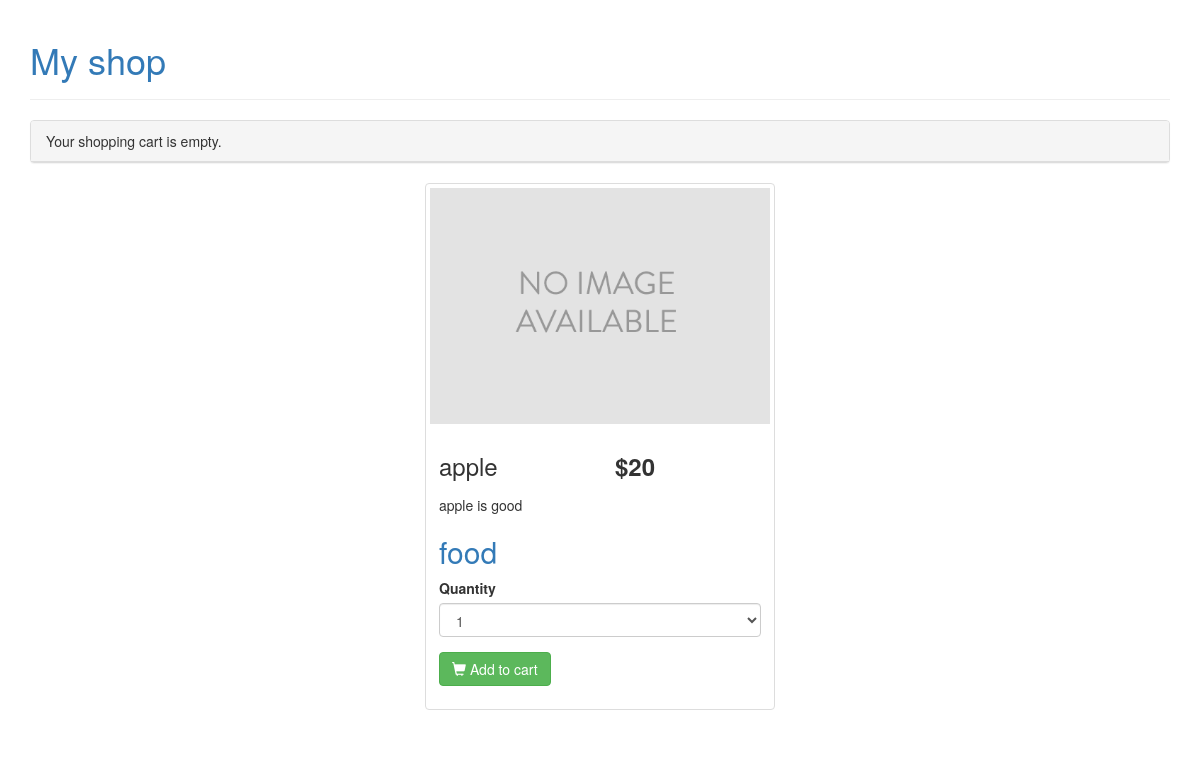
The page /7/apple/ on the database its author committed.
### shop/models.py (models this page shows, shortened)
class Product(models.Model):
    category = models.ForeignKey(Category, on_delete=models.DO_NOTHING,
                                 related_name='products')
    name = models.CharField(max_length=200, db_index=True)
    slug = models.SlugField(max_length=200, db_index=True)
    image = models.ImageField(upload_to='products/%Y/%m/%d',
                              blank=True)
    description = models.TextField(blank=True)
    price = models.DecimalField(max_digits=10, decimal_places=0)
    stock = models.PositiveIntegerField()
    available = models.BooleanField(default=True)
    created = models.DateTimeField(auto_now_add=True)
    updated = models.DateTimeField(auto_now=True)
    class Meta:
        ordering = ('name',)
        index_together = (('id', 'slug'),)

class Category(models.Model):
    name = models.CharField(max_length=200,
                            db_index=True)
    slug = models.SlugField(max_length=200,
                            db_index=True,
                            unique=True)
    class Meta:
        ordering = ('name',)
        verbose_name = 'category'
        verbose_name_plural = 'categories'
    def __str__(self):
        return self.name
    def get_absolute_url(self):
        r = reverse('shop:product_list_by_category',
                       args=[self.slug])
        print ("### cat r" , r)
        return reverse('shop:product_list_by_category',
                       args=[self.slug])

### shop/views.py (the view)
def product_detail(request, product_id, slug):
    product = get_object_or_404(Product,
                                id=product_id,
                                slug=slug,
                                available=True)
    cart_product_form = CartAddProductForm()
    return render(request,
                  'shop/product/detail.html',
                  {'product': product,
                   'cart_product_form': cart_product_form})

### cart/forms.py
class CartAddProductForm(forms.Form):
    quantity = forms.TypedChoiceField(
        choices=PRODUCT_QUANTITY_CHOICES,
        coerce=int)
    update = forms.BooleanField(required=False,
                                initial=False,
                                widget=forms.HiddenInput)

### cart/cart.py (called while the page is built)
    def __len__(self):
        return sum(item['quantity'] for item in self.cart.values())

### cart/context_processors.py (called while the page is built)
def cart(request):
        return {'cart': Cart(request)}

### shop/templates/shop/product/detail.html (shortened to what this page needs)
{% extends "shop/base.html" %}
{% load static %}
{% load bootstrap3 %}
{% block content %}
    <div class="row">
        <div class="col-md-12">
            <div class="col-md-6 col-md-4">
            </div>
            <div class="col-md-6 col-md-4">
                <div class="thumbnail">
                    <img src="{% if product.image %}{{ product.image.url }}
                              {% else %}{% static "img/no_image.png" %}{% endif %}"
                         class="img-responsive">
                    <div class="caption">
                        <div class="row">
                            <div class="col-md-6 col-xs-6">
                                <h3>{{ product.name }}</h3>
                            </div>
                            <div class="col-md-6 col-xs-6 price">
                                <h3>
                                    <label>${{ product.price }}</label></h3>
                            </div>
                        </div>
                        <p>{{ product.description }}</p>
                        <h2><a href="{{ product.category.get_absolute_url }}">{{ product.category }}</a></h2>
                        <form action="{% url "cart:cart_add" product.id %}" method="post">
                            {% bootstrap_form cart_product_form %}
                            {% buttons %}
                                <button type="submit" class="btn btn-success btn-product">
                                    <span class="glyphicon glyphicon-shopping-cart"></span> Add to cart
                                </button>
                            {% endbuttons %}
                        </form>
                    </div>
                </div>
            </div>
            <div class="col-md-6 col-md-4">
            </div>
        </div>
    </div>
{% endblock %}

### rows shown on the page
Product: name "apple", price "20", description "apple is good", category "food"
